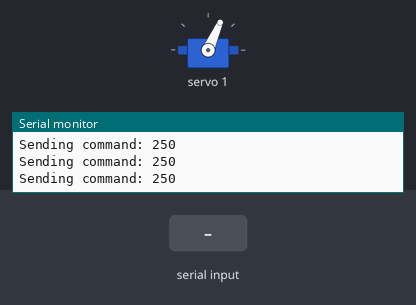
A sketch run on a simulated Arduino Uno, built with avr-gcc and run on an emulated ATmega328P. On the bench: servo, the last lines printed to the serial monitor. The inputs (shaded band) are chosen by the test bench.

Above: at 1.2 s.
1.3 s: "90,45\n" received over Serial
At 1.7 s:
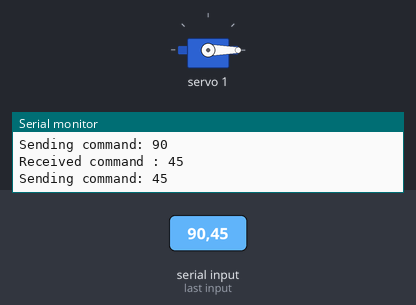
2.8 s: "200\n" received over Serial
At 4.0 s:
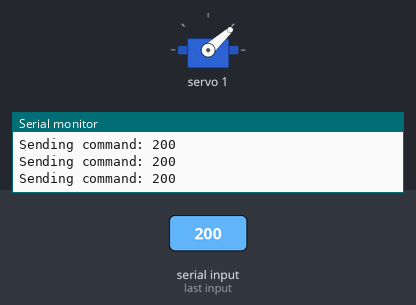
4.3 s: "30,150\n" received over Serial
At 5.0 s:
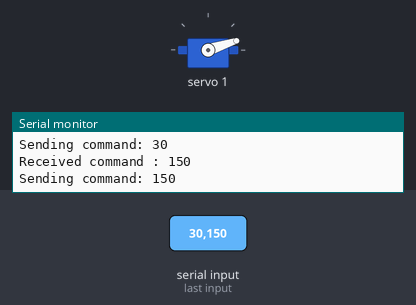
Timing chart, 0 to 7.3 s (numbered marks = the images above; inputs shaded):
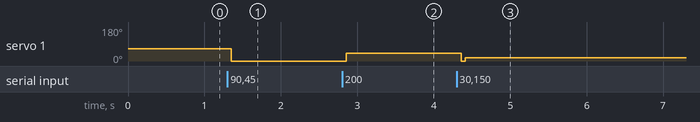

The sketch:

Programme_test_servo.ino
```cpp
/*
 * code from https://arduino.stackexchange.com/questions/4095/sample-code-for-using-adafruit-servo-shield
 * INSTALL FOLLOWING LIBRAIRIES TO RUN:
 *      https://github.com/adafruit/Adafruit-PWM-Servo-Driver-Library
 *      https://github.com/adafruit/Adafruit_BusIO
 * More information on https://learn.adafruit.com/adafruit-16-channel-pwm-slash-servo-shield/using-the-adafruit-library
 *
 * Once SERVOMIN and SERVOMAX are calibrated, use the following line to transform degrees into a pulselength:
 *  pulselength = map(degrees, 0, 180, SERVOMIN, SERVOMAX);
 */

#include <Adafruit_PWMServoDriver.h>

// called this way, it uses the default address 0x40
Adafruit_PWMServoDriver pwm = Adafruit_PWMServoDriver();

#define SERVOMIN  150 // this is the 'minimum' pulse length count (out of 4096)
#define SERVOMAX  600 // this is the 'maximum' pulse length count (out of 4096)

uint8_t servonum = 1;
int previous_command = 250;
int actual_command = 250;

void setup() {
  Serial.begin(9600);

  pwm.begin();

  pwm.setPWMFreq(50);  // Analog servos run at ~60 Hz updates
}


void loop() {
  // Drive each servo one at a time
  if(Serial.available()>0){
    actual_command = Serial.parseInt();
    if(actual_command != 0){
      Serial.print("Received command : ");
      Serial.println(actual_command);
    }
    else{
      actual_command = previous_command;
    }
  }
  previous_command = actual_command;
  Serial.print("Sending command: ");
  Serial.println(previous_command);
  pwm.setPWM(servonum, 0, previous_command);
}
```

Measured:
- after the input at 1.3 s, servo 1: 66° → 0° after 0.05 s
- after the input at 2.8 s, servo 1: 0° → 42° after 0.06 s
- after the input at 4.3 s, servo 1: 42° → 18° after 0.06 s
